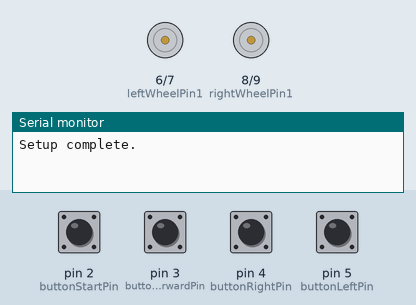
Simulated run of this sketch. Board: Arduino Uno, built with avr-gcc and run on an emulated ATmega328P. On the bench: motor-driver pin pairs drawn as motors (green arrow = first pin HIGH = forward, orange = second pin HIGH = backward, longer = more drive), the last lines printed to the serial monitor. Inputs (shaded band) come from the test bench; at power-on: pin 2 (buttonStartPin), pin 3 (buttonForwardPin), pin 4 (buttonRightPin), pin 5 (buttonLeftPin) HIGH.

Above: at 1.2 s.
1.3 s: pin 2 (buttonStartPin) pulled LOW for 0.15 s
3.0 s: pin 3 (buttonForwardPin) pulled LOW for 0.15 s
4.7 s: pin 2 (buttonStartPin) pulled LOW for 1 s
At 6.3 s:
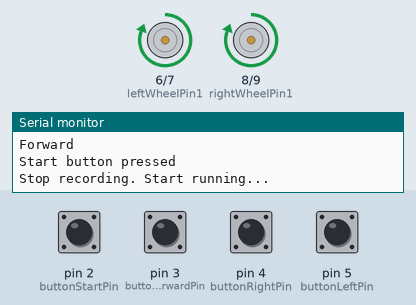
Timing chart, 0 to 8.4 s (numbered marks = the images above; inputs shaded):
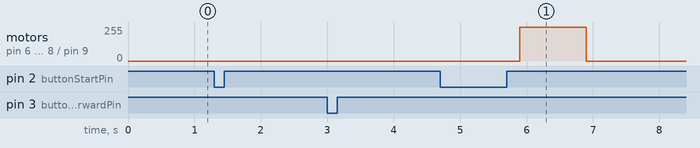

The sketch:

Kod_Robo.ino
```cpp
// Definiowanie pinów
const int buttonStartPin = 2; // D2
const int buttonForwardPin = 3; // D3
const int buttonRightPin = 4; // D4
const int buttonLeftPin = 5; // D5
const int leftWheelPin1 = 6; // D6
const int leftWheelPin2 = 7; // D7
const int rightWheelPin1 = 8; // D8
const int rightWheelPin2 = 9; // D9

bool recording = false;
bool running = false;
int route[100]; // Tablica do przechowywania trasy
int routeIndex = 0;

// Funkcje do sterowania kołami
void driveForward() {
  digitalWrite(leftWheelPin1, HIGH);
  digitalWrite(leftWheelPin2, LOW);
  digitalWrite(rightWheelPin1, HIGH);
  digitalWrite(rightWheelPin2, LOW);
}

void turnRight() {
  digitalWrite(leftWheelPin1, HIGH);
  digitalWrite(leftWheelPin2, LOW);
  digitalWrite(rightWheelPin1, LOW);
  digitalWrite(rightWheelPin2, LOW);
}

void turnLeft() {
  digitalWrite(leftWheelPin1, LOW);
  digitalWrite(leftWheelPin2, LOW);
  digitalWrite(rightWheelPin1, HIGH);
  digitalWrite(rightWheelPin2, LOW);
}

void stopWheels() {
  digitalWrite(leftWheelPin1, LOW);
  digitalWrite(leftWheelPin2, LOW);
  digitalWrite(rightWheelPin1, LOW);
  digitalWrite(rightWheelPin2, LOW);
}

void setup() {
  pinMode(buttonStartPin, INPUT_PULLUP);
  pinMode(buttonForwardPin, INPUT_PULLUP);
  pinMode(buttonRightPin, INPUT_PULLUP);
  pinMode(buttonLeftPin, INPUT_PULLUP);
  pinMode(leftWheelPin1, OUTPUT);
  pinMode(leftWheelPin2, OUTPUT);
  pinMode(rightWheelPin1, OUTPUT);
  pinMode(rightWheelPin2, OUTPUT);

  Serial.begin(9600);
  Serial.println("Setup complete.");
}

void loop() {
  if (digitalRead(buttonStartPin) == LOW) {
    Serial.println("Start button pressed");
    delay(200); // Debouncing
    while (digitalRead(buttonStartPin) == LOW); // Wait for button release

    if (!recording && !running) {
      recording = true;
      routeIndex = 0;
      Serial.println("Start recording...");
    } else if (recording) {
      recording = false;
      running = true;
      Serial.println("Stop recording. Start running...");
    } else if (running) {
      running = false;
      stopWheels();
      Serial.println("Stop running.");
    }
    delay(200); // Debouncing
  }

  if (recording) {
    if (digitalRead(buttonForwardPin) == LOW) {
      Serial.println("Forward button pressed");
      delay(200); // Debouncing
      while (digitalRead(buttonForwardPin) == LOW); // Wait for button release
      route[routeIndex++] = 11;
      Serial.println("Forward");
      delay(200); // Debouncing
    } else if (digitalRead(buttonRightPin) == LOW) {
      Serial.println("Right button pressed");
      delay(200); // Debouncing
      while (digitalRead(buttonRightPin) == LOW); // Wait for button release
      route[routeIndex++] = 10;
      Serial.println("Right");
      delay(200); // Debouncing
    } else if (digitalRead(buttonLeftPin) == LOW) {
      Serial.println("Left button pressed");
      delay(200); // Debouncing
      while (digitalRead(buttonLeftPin) == LOW); // Wait for button release
      route[routeIndex++] = 1;
      Serial.println("Left");
      delay(200); // Debouncing
    }
  }

  if (running) {
    for (int i = 0; i < routeIndex; i++) {
      switch (route[i]) {
        case 11:
          driveForward();
          break;
        case 10:
          turnRight();
          break;
        case 1:
          turnLeft();
          break;
      }
      delay(1000); // Czas trwania ruchu (możesz dostosować)
    }
    running = false;
    stopWheels();
    Serial.println("Finished running the route.");
  }
}
```

Measured:
- after the input at 4.7 s, motor on pin 6 (leftWheelPin1) / pin 7 (leftWheelPin2), motor on pin 8 (rightWheelPin1) / pin 9 (rightWheelPin2): stopped → forward 255/255 after 1.2 s, → stopped 1.0 s later
